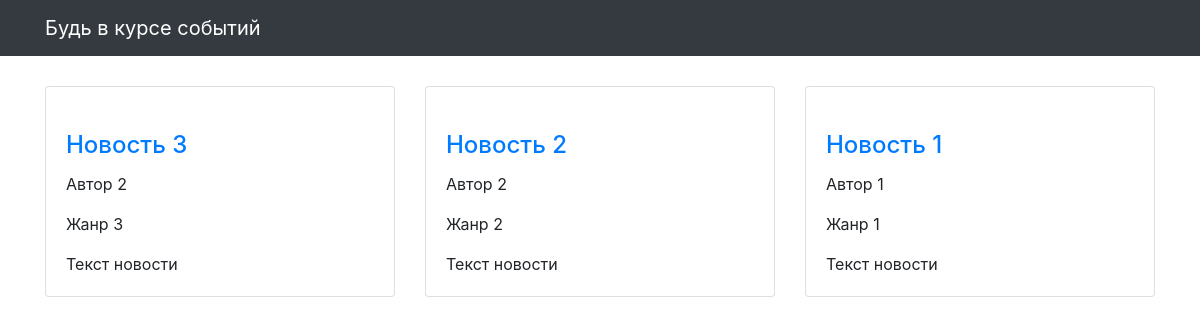
The page / on the database its author committed.
### articles/models.py (models this page shows, shortened)
class Article(models.Model):
    author = models.ForeignKey(Author, on_delete=models.CASCADE)
    genre = models.ForeignKey(Genre, on_delete=models.CASCADE)
    title = models.CharField(max_length=256, verbose_name='Название')
    text = models.TextField(verbose_name='Текст')
    published_at = models.DateTimeField(verbose_name='Дата публикации')
    image = models.ImageField(null=True, blank=True, verbose_name='Изображение',)
    class Meta:
        verbose_name = 'Статья'
        verbose_name_plural = 'Статьи'

class Author(models.Model):
    name = models.CharField(max_length=256, verbose_name='Имя')
    phone = models.CharField(max_length=256, verbose_name='Телефон')
    class Meta:
        verbose_name = 'Автор'
        verbose_name_plural = 'Авторы'

class Genre(models.Model):
    name = models.CharField(max_length=256, verbose_name='Название')
    class Meta:
        verbose_name = 'Жанр'
        verbose_name_plural = 'Жанры'

### articles/views.py (the view)
# urls.py: path('', articles_list, name='articles'),
def articles_list(request):
    template_name = 'articles/news.html'
    context = {}
    ordering = '-published_at'
    context["object_list"] = Article.objects.select_related() \
            .only("title","text","image","author__name") \
            .order_by(ordering)
    return render(request, template_name, context)

### templates/articles/news.html (shortened to what this page needs)
{% extends "articles/base.html" %}
{% load static %}
{% block content %}
<div class="row">
  {% for article in object_list %}
  <div class="col-lg-4 col-sm-6 portfolio-item">
    <div class="card h-100">
      <a href="#"><img class="card-img-top" src="{% get_media_prefix %}{{ article.image }}" alt=""></a>
      <div class="card-body">
        <h4 class="card-title">
          <a href="#">{{ article.title }}</a>
        </h4>
        <p class="card-text">{{ article.author.name }}</p>
        <p class="card-text">{{ article.genre.name }}</p>
        <p class="card-text">{{ article.text }}</p>
      </div>
    </div>
  </div>
  {% endfor %}
</div>
{% endblock %}

### templates/articles/base.html (shortened to what this page needs)
<!DOCTYPE html>
{% load static %}
<html>
  <head>
    <link href="{% static  "css/bootstrap.min.css"  %}" rel="stylesheet">
    <link href="{% static  "css/3-col-portfolio.css" %}" rel="stylesheet">
  </head>
  <body>
    <nav class="navbar navbar-expand-lg navbar-dark bg-dark fixed-top">
      <div class="container">
        <a class="navbar-brand" href="#">Будь в курсе событий</a>
      </div>
    </nav>
    <div class="container">{% block content %}{% endblock %}</div>
  </body>
</html>

### static/css/3-col-portfolio.css (style rules this page uses)
body { padding-top: 84px; padding-bottom: 84px; }
@media (min-width: 992px) { body { padding-top: 86px; padding-bottom: 86px; } }

### rows shown on the page
Article: title "Новость 3", author.name "Автор 2", genre.name "Жанр 3", text "Текст новости"
Article: title "Новость 2", author.name "Автор 2", genre.name "Жанр 2", text "Текст новости"
Article: title "Новость 1", author.name "Автор 1", genre.name "Жанр 1", text "Текст новости"
